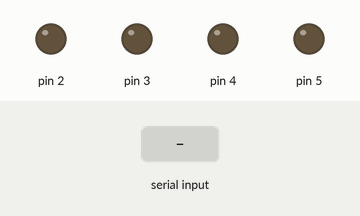
This sketch was run on a simulated Arduino Uno, built with avr-gcc and run on an emulated ATmega328P. On the bench: output pins drawn as LEDs (lit = HIGH). The test bench sets the inputs (shaded band). What the sketch prints to the serial monitor is not drawn.

Above: at 1.2 s.
1.3 s: "90,45\n" received over Serial
At 1.9 s:
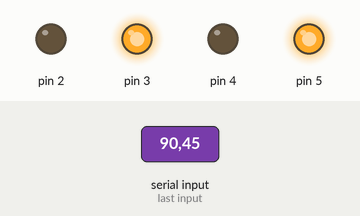
2.8 s: "30,150\n" received over Serial
At 3.1 s:
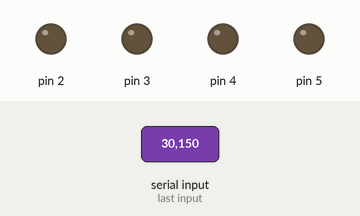
4.3 s: "1\n" received over Serial
At 5.2 s:
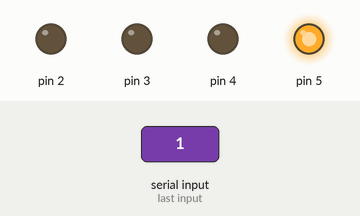
5.8 s: "2\n" received over Serial
At 6.4 s:
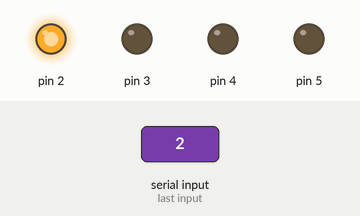
7.3 s: "4\n" received over Serial
At 8.5 s:
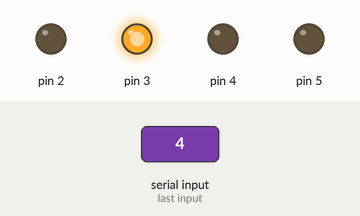
8.8 s: "0\n" received over Serial
At 9.9 s:
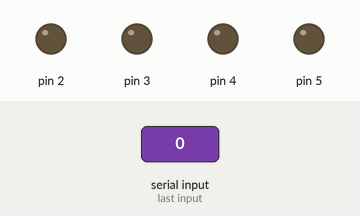
Timing chart, 0 to 11.3 s (numbered marks = the images above; inputs shaded):
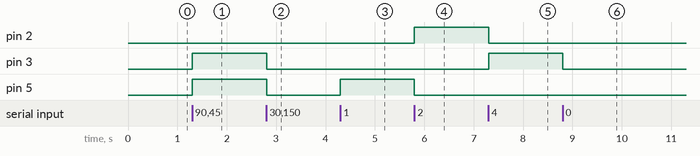

Measured:
- after the input at 1.3 s, pin 3, pin 5: LOW → HIGH at once
- after the input at 2.8 s, pin 3, pin 5: HIGH → LOW at once
- after the input at 4.3 s, pin 5: LOW → HIGH at once
- after the input at 5.8 s, pin 2: LOW → HIGH at once; pin 5: HIGH → LOW at once
- after the input at 7.3 s, pin 2: HIGH → LOW at once; pin 3: LOW → HIGH at once
- after the input at 8.8 s, pin 3: HIGH → LOW at once

The sketch:

LED.ino
```cpp
void setup()
{
  pinMode(5, OUTPUT);
  pinMode(2, OUTPUT);
  pinMode(3, OUTPUT);
  pinMode(4, OUTPUT);
  Serial.begin(9600);

}
int income;

void loop()
{
  if(Serial.available()>0)
    {
        income=Serial.read()-'0';
        Serial.print(income);

  if(income==0)
  {
      digitalWrite(5,LOW);
      digitalWrite(2,LOW);
      digitalWrite(3,LOW);
      digitalWrite(4,LOW);
  }

  if(income==1)
  {
      digitalWrite(5,HIGH);
      digitalWrite(2,LOW);
      digitalWrite(3,LOW);
      digitalWrite(4,LOW);
  }

  if(income==2)
  {
      digitalWrite(5,LOW);
      digitalWrite(2,HIGH);
      digitalWrite(3,LOW);
      digitalWrite(4,LOW);
  }

  if(income==3)
  {
      digitalWrite(5,HIGH);
      digitalWrite(2,HIGH);
      digitalWrite(3,LOW);
      digitalWrite(4,LOW);
  }

  if(income==4)
  {
      digitalWrite(5,LOW);
      digitalWrite(2,LOW);
      digitalWrite(3,HIGH);
      digitalWrite(4,LOW);
  }

  if(income==5)
  {
      digitalWrite(5,HIGH);
      digitalWrite(2,LOW);
      digitalWrite(3,HIGH);
      digitalWrite(4,LOW);
  }

  if(income==6)
  {
      digitalWrite(5,LOW);
      digitalWrite(2,HIGH);
      digitalWrite(3,HIGH);
      digitalWrite(4,LOW);
  }

  if(income==7)
  {
      digitalWrite(5,HIGH);
      digitalWrite(2,HIGH);
      digitalWrite(3,HIGH);
      digitalWrite(4,LOW);
  }

  if(income==8)
  {
      digitalWrite(5,LOW);
      digitalWrite(2,LOW);
      digitalWrite(3,LOW);
      digitalWrite(4,HIGH);
  }

  if(income==9)
  {
      digitalWrite(5,HIGH);
      digitalWrite(2,LOW);
      digitalWrite(3,LOW);
      digitalWrite(4,HIGH);
  }

  }
}
```
